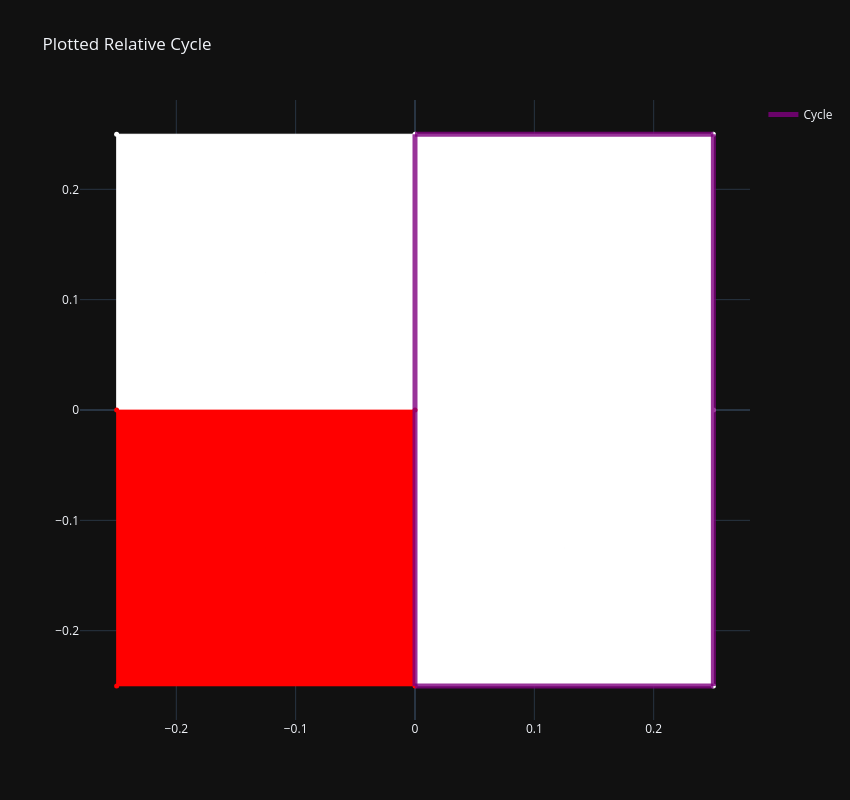

Notebook code cell kept with this figure:
### Code cell
fig_cycle_grid = go.Figure(fig_grid.data)
edges = [pair[0] for pair in homology_df["chain"][7]]
pltter.plot_chain(edges, 1, coo_grid, fig_cycle_grid, "cycle", "Cycle", "purple")
fig_cycle_grid.update_layout(title=dict(text="Plotted Relative Cycle"), template="plotly_dark", height=800, width=850).show()

### Figure 1 — Plotly figure (JSON) as saved in the notebook; plotly's stock layout.template omitted (floating-point values rounded to 4 significant figures)
{"data": [{"fill": "toself", "fillcolor": "red", "legendgroup": "triangles", "line": {"color": "white", "width": 0.75}, "mode": "none", "name": "2-skeleton", "showlegend": false, "type": "scatter", "x": [-0.25, 0, -0.25], "y": [-0.25, -0.25, 0]}, {"fill": "toself", "fillcolor": "red", "legendgroup": "triangles", "line": {"color": "white", "width": 0.75}, "mode": "none", "name": "2-skeleton", "showlegend": false, "type": "scatter", "x": [-0.25, 0, 0], "y": [-0.25, -0.25, 0]}, {"fill": "toself", "fillcolor": "red", "legendgroup": "triangles", "line": {"color": "white", "width": 0.75}, "mode": "none", "name": "2-skeleton", "showlegend": false, "type": "scatter", "x": [-0.25, -0.25, 0], "y": [-0.25, 0, 0]}, {"fill": "toself", "fillcolor": "white", "legendgroup": "triangles", "line": {"color": "white", "width": 0.75}, "mode": "none", "name": "2-skeleton", "showlegend": false, "type": "scatter", "x": [0, 0.25, 0], "y": [-0.25, -0.25, 0]}, {"fill": "toself", "fillcolor": "white", "legendgroup": "triangles", "line": {"color": "white", "width": 0.75}, "mode": "none", "name": "2-skeleton", "showlegend": false, "type": "scatter", "x": [0, 0.25, 0.25], "y": [-0.25, -0.25, 0]}, {"fill": "toself", "fillcolor": "red", "legendgroup": "triangles", "line": {"color": "white", "width": 0.75}, "mode": "none", "name": "2-skeleton", "showlegend": false, "type": "scatter", "x": [0, -0.25, 0], "y": [-0.25, 0, 0]}, {"fill": "toself", "fillcolor": "white", "legendgroup": "triangles", "line": {"color": "white", "width": 0.75}, "mode": "none", "name": "2-skeleton", "showlegend": false, "type": "scatter", "x": [0, 0, 0.25], "y": [-0.25, 0, 0]}, {"fill": "toself", "fillcolor": "white", "legendgroup": "triangles", "line": {"color": "white", "width": 0.75}, "mode": "none", "name": "2-skeleton", "showlegend": false, "type": "scatter", "x": [0.25, 0, 0.25], "y": [-0.25, 0, 0]}, {"fill": "toself", "fillcolor": "white", "legendgroup": "triangles", "line": {"color": "white", "width": 0.75}, "mode": "none", "name": "2-skeleton", "showlegend": false, "type": "scatter", "x": [-0.25, 0, -0.25], "y": [0, 0, 0.25]}, {"fill": "toself", "fillcolor": "white", "legendgroup": "triangles", "line": {"color": "white", "width": 0.75}, "mode": "none", "name": "2-skeleton", "showlegend": false, "type": "scatter", "x": [-0.25, 0, 0], "y": [0, 0, 0.25]}, {"fill": "toself", "fillcolor": "white", "legendgroup": "triangles", "line": {"color": "white", "width": 0.75}, "mode": "none", "name": "2-skeleton", "showlegend": false, "type": "scatter", "x": [-0.25, -0.25, 0], "y": [0, 0.25, 0.25]}, {"fill": "toself", "fillcolor": "white", "legendgroup": "triangles", "line": {"color": "white", "width": 0.75}, "mode": "none", "name": "2-skeleton", "showlegend": false, "type": "scatter", "x": [0, 0.25, 0], "y": [0, 0, 0.25]}, {"fill": "toself", "fillcolor": "white", "legendgroup": "triangles", "line": {"color": "white", "width": 0.75}, "mode": "none", "name": "2-skeleton", "showlegend": false, "type": "scatter", "x": [0, 0.25, 0.25], "y": [0, 0, 0.25]}, {"fill": "toself", "fillcolor": "white", "legendgroup": "triangles", "line": {"color": "white", "width": 0.75}, "mode": "none", "name": "2-skeleton", "showlegend": false, "type": "scatter", "x": [0, -0.25, 0], "y": [0, 0.25, 0.25]}, {"fill": "toself", "fillcolor": "white", "legendgroup": "triangles", "line": {"color": "white", "width": 0.75}, "mode": "none", "name": "2-skeleton", "showlegend": false, "type": "scatter", "x": [0, 0, 0.25], "y": [0, 0.25, 0.25]}, {"fill": "toself", "fillcolor": "white", "legendgroup": "triangles", "line": {"color": "white", "width": 0.75}, "mode": "none", "name": "2-skeleton", "showlegend": false, "type": "scatter", "x": [0.25, 0, 0.25], "y": [0, 0.25, 0.25]}, {"legendgroup": "edges", "line": {"color": "red", "width": 0.75}, "mode": "lines", "name": "1-skeleton", "showlegend": false, "type": "scatter", "x": [-0.25, -0.125, 0], "y": [-0.25, -0.25, -0.25]}, {"legendgroup": "edges", "line": {"color": "red", "width": 0.75}, "mode": "lines", "name": "1-skeleton", "showlegend": false, "type": "scatter", "x": [-0.25, -0.25, -0.25], "y": [-0.25, -0.125, 0]}, {"legendgroup": "edges", "line": {"color": "red", "width": 0.75}, "mode": "lines", "name": "1-skeleton", "showlegend": false, "type": "scatter", "x": [-0.25, -0.125, 0], "y": [-0.25, -0.125, 0]}, {"legendgroup": "edges", "line": {"color": "white", "width": 0.75}, "mode": "lines", "name": "1-skeleton", "showlegend": false, "type": "scatter", "x": [0, 0.125, 0.25], "y": [-0.25, -0.25, -0.25]}, {"legendgroup": "edges", "line": {"color": "red", "width": 0.75}, "mode": "lines", "name": "1-skeleton", "showlegend": false, "type": "scatter", "x": [0, -0.125, -0.25], "y": [-0.25, -0.125, 0]}, {"legendgroup": "edges", "line": {"color": "red", "width": 0.75}, "mode": "lines", "name": "1-skeleton", "showlegend": false, "type": "scatter", "x": [0, 0, 0], "y": [-0.25, -0.125, 0]}, {"legendgroup": "edges", "line": {"color": "white", "width": 0.75}, "mode": "lines", "name": "1-skeleton", "showlegend": false, "type": "scatter", "x": [0, 0.125, 0.25], "y": [-0.25, -0.125, 0]}, {"legendgroup": "edges", "line": {"color": "white", "width": 0.75}, "mode": "lines", "name": "1-skeleton", "showlegend": false, "type": "scatter", "x": [0.25, 0.125, 0], "y": [-0.25, -0.125, 0]}, {"legendgroup": "edges", "line": {"color": "white", "width": 0.75}, "mode": "lines", "name": "1-skeleton", "showlegend": false, "type": "scatter", "x": [0.25, 0.25, 0.25], "y": [-0.25, -0.125, 0]}, {"legendgroup": "edges", "line": {"color": "red", "width": 0.75}, "mode": "lines", "name": "1-skeleton", "showlegend": false, "type": "scatter", "x": [-0.25, -0.125, 0], "y": [0, 0, 0]}, {"legendgroup": "edges", "line": {"color": "white", "width": 0.75}, "mode": "lines", "name": "1-skeleton", "showlegend": false, "type": "scatter", "x": [-0.25, -0.25, -0.25], "y": [0, 0.125, 0.25]}, {"legendgroup": "edges", "line": {"color": "white", "width": 0.75}, "mode": "lines", "name": "1-skeleton", "showlegend": false, "type": "scatter", "x": [-0.25, -0.125, 0], "y": [0, 0.125, 0.25]}, {"legendgroup": "edges", "line": {"color": "white", "width": 0.75}, "mode": "lines", "name": "1-skeleton", "showlegend": false, "type": "scatter", "x": [0, 0.125, 0.25], "y": [0, 0, 0]}, {"legendgroup": "edges", "line": {"color": "white", "width": 0.75}, "mode": "lines", "name": "1-skeleton", "showlegend": false, "type": "scatter", "x": [0, -0.125, -0.25], "y": [0, 0.125, 0.25]}, {"legendgroup": "edges", "line": {"color": "white", "width": 0.75}, "mode": "lines", "name": "1-skeleton", "showlegend": false, "type": "scatter", "x": [0, 0, 0], "y": [0, 0.125, 0.25]}, {"legendgroup": "edges", "line": {"color": "white", "width": 0.75}, "mode": "lines", "name": "1-skeleton", "showlegend": false, "type": "scatter", "x": [0, 0.125, 0.25], "y": [0, 0.125, 0.25]}, {"legendgroup": "edges", "line": {"color": "white", "width": 0.75}, "mode": "lines", "name": "1-skeleton", "showlegend": false, "type": "scatter", "x": [0.25, 0.125, 0], "y": [0, 0.125, 0.25]}, {"legendgroup": "edges", "line": {"color": "white", "width": 0.75}, "mode": "lines", "name": "1-skeleton", "showlegend": false, "type": "scatter", "x": [0.25, 0.25, 0.25], "y": [0, 0.125, 0.25]}, {"legendgroup": "edges", "line": {"color": "white", "width": 0.75}, "mode": "lines", "name": "1-skeleton", "showlegend": false, "type": "scatter", "x": [-0.25, -0.125, 0], "y": [0.25, 0.25, 0.25]}, {"legendgroup": "edges", "line": {"color": "white", "width": 0.75}, "mode": "lines", "name": "1-skeleton", "showlegend": false, "type": "scatter", "x": [0, 0.125, 0.25], "y": [0.25, 0.25, 0.25]}, {"marker": {"color": ["red", "red", "white", "red", "red", "white", "white", "white", "white"], "opacity": 1, "size": 5}, "mode": "markers", "name": "0-skeleton", "showlegend": false, "type": "scatter", "x": [-0.25, 0.0, 0.25, -0.25, 0.0, 0.25, -0.25, 0.0, 0.25], "y": [-0.25, -0.25, -0.25, 0.0, 0.0, 0.0, 0.25, 0.25, 0.25]}, {"legendgroup": "cycle", "line": {"color": "purple", "width": 5}, "mode": "lines", "name": "Cycle", "opacity": 0.8, "showlegend": true, "type": "scatter", "x": [0, 0.125, 0.25], "y": [0.25, 0.25, 0.25]}, {"legendgroup": "cycle", "line": {"color": "purple", "width": 5}, "mode": "lines", "name": "Cycle", "opacity": 0.8, "showlegend": false, "type": "scatter", "x": [0.25, 0.25, 0.25], "y": [0, 0.125, 0.25]}, {"legendgroup": "cycle", "line": {"color": "purple", "width": 5}, "mode": "lines", "name": "Cycle", "opacity": 0.8, "showlegend": false, "type": "scatter", "x": [0, 0, 0], "y": [0, 0.125, 0.25]}, {"legendgroup": "cycle", "line": {"color": "purple", "width": 5}, "mode": "lines", "name": "Cycle", "opacity": 0.8, "showlegend": false, "type": "scatter", "x": [0.25, 0.25, 0.25], "y": [-0.25, -0.125, 0]}, {"legendgroup": "cycle", "line": {"color": "purple", "width": 5}, "mode": "lines", "name": "Cycle", "opacity": 0.8, "showlegend": false, "type": "scatter", "x": [0, 0, 0], "y": [-0.25, -0.125, 0]}, {"legendgroup": "cycle", "line": {"color": "purple", "width": 5}, "mode": "lines", "name": "Cycle", "opacity": 0.8, "showlegend": false, "type": "scatter", "x": [0, 0.125, 0.25], "y": [-0.25, -0.25, -0.25]}], "layout": {"height": 800, "title": {"text": "Plotted Relative Cycle"}, "width": 850}}
